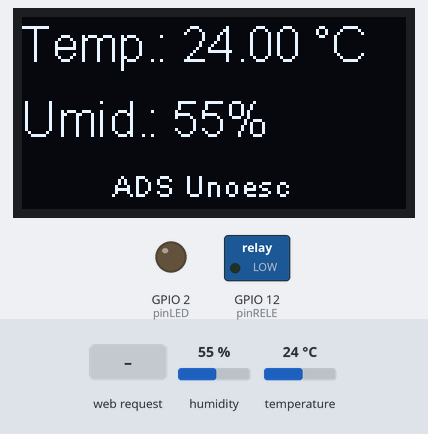
A sketch run on a simulated ESP32. Shown: 128×64 one-colour display, switched loads named in the sketch (green lamp = pin HIGH), output pins drawn as LEDs (lit = HIGH). Inputs (shaded band) come from the test bench; at power-on: humidity 55 %, temperature 24 °C. WiFi joins after 1.5 s; servers stay silent unless stated; random numbers use the default seed unless the sketch sets one; what the sketch prints to the serial monitor is not drawn.

Above: at 5.6 s.
5.7 s: HTTP request GET / received
At 6.9 s:
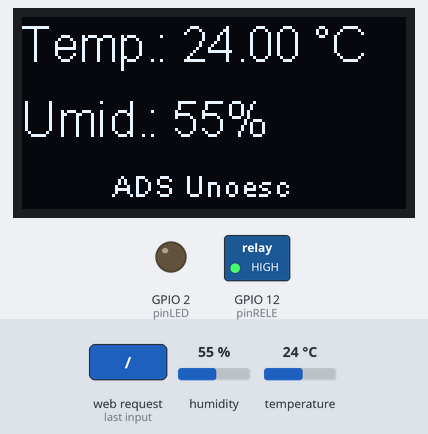
7.2 s: HTTP request GET /ledon received
At 7.5 s:
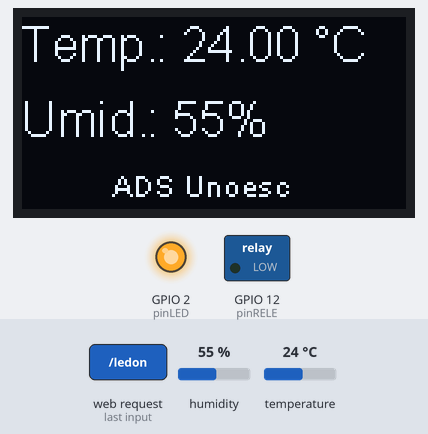
8.7 s: humidity set to 22 %
At 11.1 s:
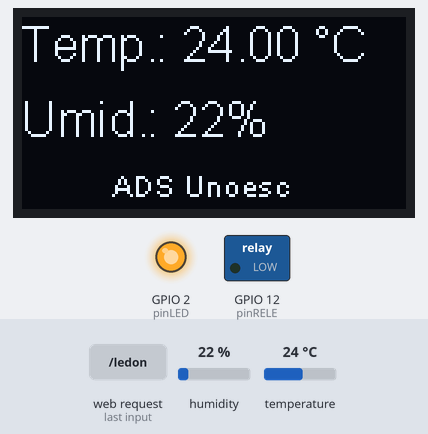
11.5 s: temperature set to 12 °C
At 16.2 s:
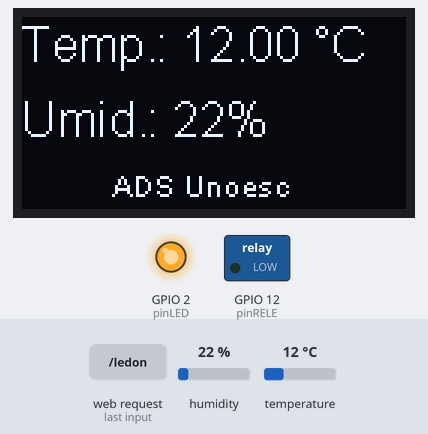
16.5 s: humidity set to 40 %
At 21.2 s:
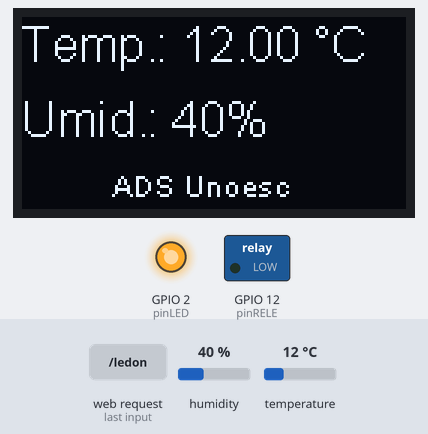
21.5 s: temperature set to 19 °C
At 26.3 s:
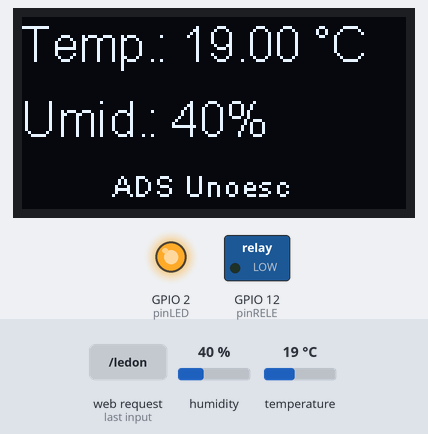
Timing chart, 0 to 27.5 s (numbered marks = the images above; inputs shaded):
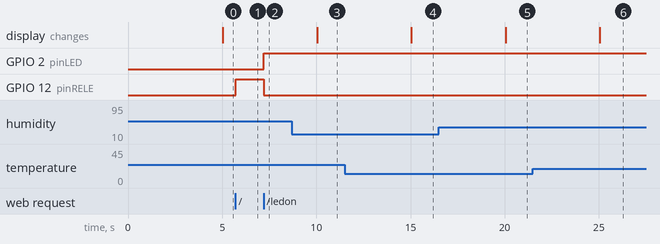

The sketch:

Temp_Umid_Led-WFI.ino
```cpp
#include "SSD1306.h"
#include <driver/adc.h>
SSD1306 display(0x3c, 5, 4);
#include <WiFi.h>
#include <WebServer.h>

const char* ssid    = "oBorssoi";
const char* password = "w999428031";
IPAddress local_ip(192, 168, 50, 151);
IPAddress gateway(192, 168, 50, 1);
IPAddress subnet(255, 255, 255, 0);
WebServer server(80);

String montaHTML(bool statusLED, bool umidade = true);
// Se tiver um sensor DHT ou nenhum sensor descomente a linha 20
// Se tiver um sensor LM-35 comente a linha 20
#define __SENSOR_DHT__
#include <DHT.h>
#define DHTPIN 13
#define DHTTYPE DHT11
DHT dht(DHTPIN, DHTTYPE);
float temperatura;
float umidade;
char stringTemperatura[7];
char stringUmidade[7];
const int analogIn = A3;
unsigned long lastMsg = 0;
int intervalo_medicao = 5000;
unsigned long now;
int pinLED = 2;
int pinRELE = 12;
bool statusLED = LOW;

void mostraTexto(int col, int lin, int tam, String txt) {
  if (tam == 0) {
    display.setFont(ArialMT_Plain_10);
  } else if (tam == 1) {
    display.setFont(ArialMT_Plain_16);
  } else {
    display.setFont(ArialMT_Plain_24);
  }
  display.drawString(col, lin, txt);
}
void mostraDados(float temperatura, int umidade, boolean mostraUmidade = true) {
  Serial.printf("Temperatura: %.2f °C\n", temperatura);
  if (mostraUmidade) {
    Serial.printf("Umidade: %d%%\n", umidade);
  }
  Serial.println();
  display.clear();
  mostraTexto( 0, 0, 1, "Temp.: " + (String)temperatura + " °C");
  if (mostraUmidade) {
    mostraTexto( 0, 25, 1, "Umid.: " + (String)umidade + "%");
  }
  mostraTexto(30, 50, 0, "ADS Unoesc");
  display.display();
}
void medirTemperaturaUmidade() {
  float temperatura = 0;
  int umidade = 0;
#ifdef __SENSOR_DHT__
  //  Sensor DHT ou nenhum sensor
  temperatura = dht.readTemperature(false);
  umidade = dht.readHumidity();
  if (isnan(temperatura) || isnan(umidade)) {
    Serial.println("Erro de leitura");
    temperatura = random(0, 45);
    umidade = random(0, 100);
  } mostraDados(temperatura, umidade);
#else
  //  Sensor LM-35
  int RawValue = 0;
  double Voltage = 0;
  RawValue = analogRead(analogIn);
  // 3300 se ligado em 3,3V
  Voltage = (RawValue / 4096.0) * 5000;
  temperatura = Voltage * 0.1;
  mostraDados(temperatura, 0, false);
#endif
  dtostrf(temperatura, 5, 0, stringTemperatura);
  dtostrf(umidade, 5, 0, stringUmidade);
}
void manipula_sensor() {
  medirTemperaturaUmidade();
  Serial.println("Enviando dados ao navegador em resposta à requisição Ajax");
  String strJson = "{\"temperatura\": ";
  strJson += stringTemperatura;
  strJson += ", \"umidade\":";
  strJson += stringUmidade;
  strJson += "}";
  server.send(200, "application/json", strJson);
}
void enviaHTML(bool statusLED) {
  Serial.print("Estado do GPIO2 (LED): ");
  Serial.println(statusLED ? "Ligado" : "Desligado");
  digitalWrite(pinLED, statusLED);
  digitalWrite(pinRELE, !statusLED);
#ifdef __SENSOR_DHT__
  server.send(200, "text/html", montaHTML(statusLED));
#else
  server.send(200, "text/html", montaHTML(statusLED, false));
#endif
}
void handle_OnConnect() {
  statusLED = LOW;
  medirTemperaturaUmidade();
  Serial.println("Novo cliente conectado");
  enviaHTML(statusLED);
}
void handle_ledon() {
  statusLED = HIGH;
  enviaHTML(statusLED);
}
void handle_ledoff() {
  statusLED = LOW;
  enviaHTML(statusLED);
}
void handle_NotFound() {
  server.send(404, "text/plain", "Página não encontrada");
}
String montaHTML(bool statusLED, bool umidade) {
  String pagina = "<!DOCTYPE html> <html>\n";
  pagina += "<head><meta name=\"viewport\" content=\"width=device-width, initial-scale=1.0, user-scalable=no\">\n";
  pagina += "<link href=\"https://fonts.googleapis.com/css?family=Open+Sans:300,400,600\" rel=\"stylesheet\">\n";
  pagina += "<title>IoT com ESP32</title>\n";
  pagina += "<style>html { font-family: 'Open Sans', sans-serif; display: block; margin: 0px auto; text-align:center;color: #333333;}\n";
  pagina += "body{margin-top: 50px;}\n";
  pagina += "h1 {margin: 50px auto 30px;}\n";
  pagina += ".side-by-side{display: inline-block;vertical-align: middle;position: relative;}\n";
  pagina += ".button {display: block;width: 80px;background-color: #3498db;border: none;color: white;padding:13px 30px;text-decoration: none;font-size: 25px;margin: 0px auto 35px;cursor: pointer;border-radius:4px;}\n"; pagina += ".button-on {background-color: #3498db;}\n";
  pagina += ".button-on:active {background-color: #2980b9;}\n";
  pagina += ".button-off {background-color: #34495e;}\n";
  pagina += ".button-off:active {background-color: #2c3e50;}\n";
  pagina += ".humidity-icon{background-color: #3498db;width: 30px;height: 30px;border-radius: 50%;line-height:36px;}\n";
  pagina += ".humidity-text{font-weight: 600;padding-left: 15px;font-size: 19px;width: 160px;text-align:left;}\n";
  pagina += ".humidity{font-weight: 300;font-size: 60px;color: #3498db;}\n";
  pagina += ".temperature-icon{background-color: #f39c12;width: 30px;height: 30px;border-radius: 50%;line-height: 40px;}\n";
  pagina += ".temperature-text{font-weight: 600;padding-left: 15px;font-size: 19px;width: 160px;text-align:left;}\n";
  pagina += ".temperature{font-weight: 300;font-size: 60px;color: #f39c12;}\n";
  pagina += ".superscript{font-size: 17px;font-weight: 600;position: absolute;right: -20px;top: 15px;}\n";
  pagina += ".data{padding: 10px;}\n";
  pagina += "</style>\n";
  pagina += "<script>\n";
  pagina += "setInterval(getDadosSensor, 500);\n";
  pagina += "function getDadosSensor() {\n";
  pagina += "let xhttp = new XMLHttpRequest();\n";
  pagina += "xhttp.onreadystatechange = function() {\n";
  pagina += "if (this.readyState == 4 && this.status == 200) {\n";
  pagina += "let jsonResponse = JSON.parse(this.responseText);\n";
  pagina += "document.getElementById(\"valorTemperatura\").innerHTML = jsonResponse.temperatura;\n";
  pagina += "document.getElementById(\"valorUmidade\").innerHTML = jsonResponse.umidade;\n";
  pagina += "}\n";
  pagina += "};\n";
  pagina += "xhttp.open(\"GET\", \"lesensor\", true);\n";
  pagina += "xhttp.send();\n";
  pagina += "}\n";
  pagina += "</script>\n";
  pagina += "</head>\n";
  pagina += "<body>\n";
  pagina += "<div id=\"webpage\">\n";
  pagina += "<h2>Servidor Web ESP32</h1>\n";
  if (umidade) {
    pagina += "<h3>Sensor DHT</h3>\n";
  } else {
    pagina += "<h3>Sensor LM-35</h3>\n";
  }
  pagina += "<div class=\"data\">\n";
  pagina += "<div class=\"side-by-side temperature-icon\">\n";
  pagina += "<svg version=\"1.1\" id=\"Layer_1\" xmlns=\"http://www.w3.org/2000/svg\" xmlns:xlink=\"http://www.w3.org/1999/xlink\" x=\"0px\" y=\"0px\"\n";
  pagina += "width=\"9.915px\" height=\"22px\" viewBox=\"0 0 9.915 22\" enable-background=\"new 0 0 9.915 22\" xml:space=\"preserve\">\n";
  pagina += "<path fill=\"#FFFFFF\" d=\"M3.498,0.53c0.377-0.331,0.877-0.501,1.374-0.527C5.697-0.04,6.522,0.421,6.924,1.142\n";
  pagina +="c0.237,0.399,0.315,0.871,0.311,1.33C7.229,5.856,7.245,9.24,7.227,12.625c1.019,0.539,1.855,1.424,2.301,2.491\n";
  pagina += "c0.491,1.163,0.518,2.514,0.062,3.693c-0.414,1.102-1.24,2.038-2.276,2.594c-1.056,0.583-2.331,0.743-3.501,0.463\n";
  pagina += "c-1.417-0.323-2.659-1.314-3.3-2.617C0.014,18.26-0.115,17.104,0.1,16.022c0.296-1.443,1.274-2.717,2.58-3.394\n";
  pagina += "c0.013-3.44,0-6.881,0.007-10.322C2.674,1.634,2.974,0.955,3.498,0.53z\"/>\n";
  pagina += "</svg>\n";
  pagina += "</div>\n";
  pagina += "<div class=\"side-by-side temperature-text\">Temperatura</div>\n";
  pagina += "<div class=\"side-by-side temperature\">";
  pagina += "<span id=\"valorTemperatura\">";
  pagina += stringTemperatura;
  pagina += "</span>";
  pagina += "<span class=\"superscript\">&deg;C</span></div>\n";
  pagina += "</div>\n";
  if (umidade) {
    pagina += "<div class=\"data\">\n";
    pagina += "<div class=\"side-by-side humidity-icon\">\n";
    pagina += "<svg version=\"1.1\" id=\"Layer_2\" xmlns=\"http://www.w3.org/2000/svg\" xmlns:xlink=\"http://www.w3.org/1999/xlink\" x=\"0px\" y=\"0px\"\n";
    pagina += "width=\"12px\" height=\"17.955px\" viewBox=\"0 0 13 17.955\" enable-background=\"new 0 0 13 17.955\" xml:space=\"preserve\">\n";
    pagina += "<path fill=\"#FFFFFF\" d=\"M1.819,6.217C3.139,4.064,6.5,0,6.5,0s3.363,4.064,4.681,6.217c1.793,2.926,2.133,5.05,1.571,7.057\n";
    pagina += "c-0.438,1.574-2.264,4.681-6.252,4.681c-3.988,0-5.813-3.107-6.252-4.681C-0.313,11.267,0.026,9.143,1.819,6.217\"></path>\n";
    pagina += "</svg>\n"; pagina += "</div>\n";
    pagina += "<div class=\"side-by-side humidity-text\">Umidade</div>\n";
    pagina += "<div class=\"side-by-side humidity\">";
    pagina += "<span id=\"valorUmidade\">";
    pagina += stringUmidade;
    pagina += "</span>";
    pagina += "<span class=\"superscript\">%</span></div>\n";
    pagina += "</div>\n";
  }
  if (statusLED) {
    pagina += "<p>Estado do LED: Ligado</p><a class=\"button button-off\" href=\"/ledoff\">OFF</a>\n";
  } else {
    pagina += "<p>Estado do LED: Desligado</p><a class=\"button button-on\" href=\"/ledon\">ON</a>\n";
  }
  pagina += "</body>\n";
  pagina += "</html>\n";
  return pagina;
}
void setup() {
  Serial.begin(115200);
  pinMode(pinLED, OUTPUT);
  pinMode(pinRELE, OUTPUT);
  // Inicializa o display OLED
  display.init();
  display.clear();
  // Conexão à rede WiFi
  Serial.println();
  Serial.print("Conectando à rede WiFi: ");
  Serial.println(ssid);
  WiFi.config(local_ip, gateway, subnet);
  WiFi.begin(ssid, password);
  while (WiFi.status() != WL_CONNECTED) {
    Serial.print(".");
    delay(500);
  }
  Serial.println("");
  Serial.print("ESP32 conectado à rede Wi-Fi ");
  Serial.println(String(ssid) + "!");
  Serial.print("\nEndereco MAC: ");
  Serial.println(WiFi.macAddress());
  Serial.print("Endereco IP: ");
  Serial.println(WiFi.localIP());
  Serial.print("Máscara de sub-rede: ");
  Serial.println(WiFi.subnetMask());
  Serial.print("Gateway: ");
  Serial.println(WiFi.gatewayIP());
  Serial.print("DNS 1: ");
  Serial.println(WiFi.dnsIP(0));
  Serial.print("DNS 2: ");
  Serial.println(WiFi.dnsIP(1));
  // Configuração dos endpoints
  server.on("/", handle_OnConnect);
  server.on("/ledon", handle_ledon);
  server.on("/ledoff", handle_ledoff);
  server.on("/lesensor", manipula_sensor);
  server.onNotFound(handle_NotFound);
  server.begin();
  Serial.println("Servidor HTTP iniciado!");
  dht.begin();
}
void loop() {
  now = millis();
  server.handleClient();
  if (now - lastMsg > intervalo_medicao) {
    lastMsg = now;
    medirTemperaturaUmidade();
  }
}
```

Measured:
- after the input at 5.7 s, GPIO 12 (pinRELE): LOW → HIGH at once
- after the input at 7.2 s, GPIO 2 (pinLED): LOW → HIGH at once; GPIO 12 (pinRELE): HIGH → LOW at once
- after the input at 8.7 s, the display: changes after 1.3 s (image 3)
- after the input at 11.5 s, the display: changes after 3.5 s (image 4)
- after the input at 16.5 s, the display: changes after 3.5 s (image 5)
- after the input at 21.5 s, the display: changes after 3.5 s (image 6)
